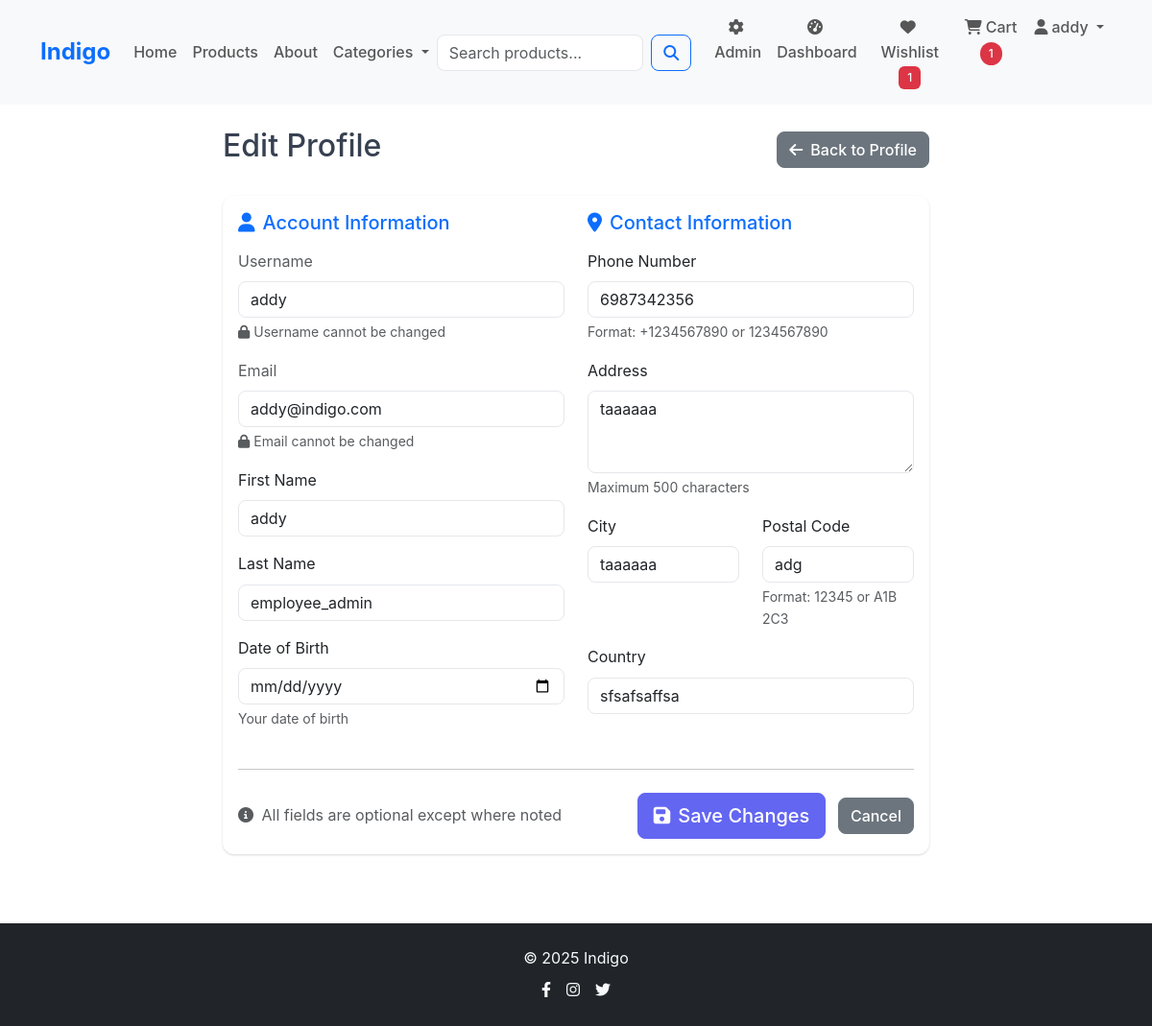
/accounts/edit-profile/ (signed in), run on an earlier commit of the app's database.
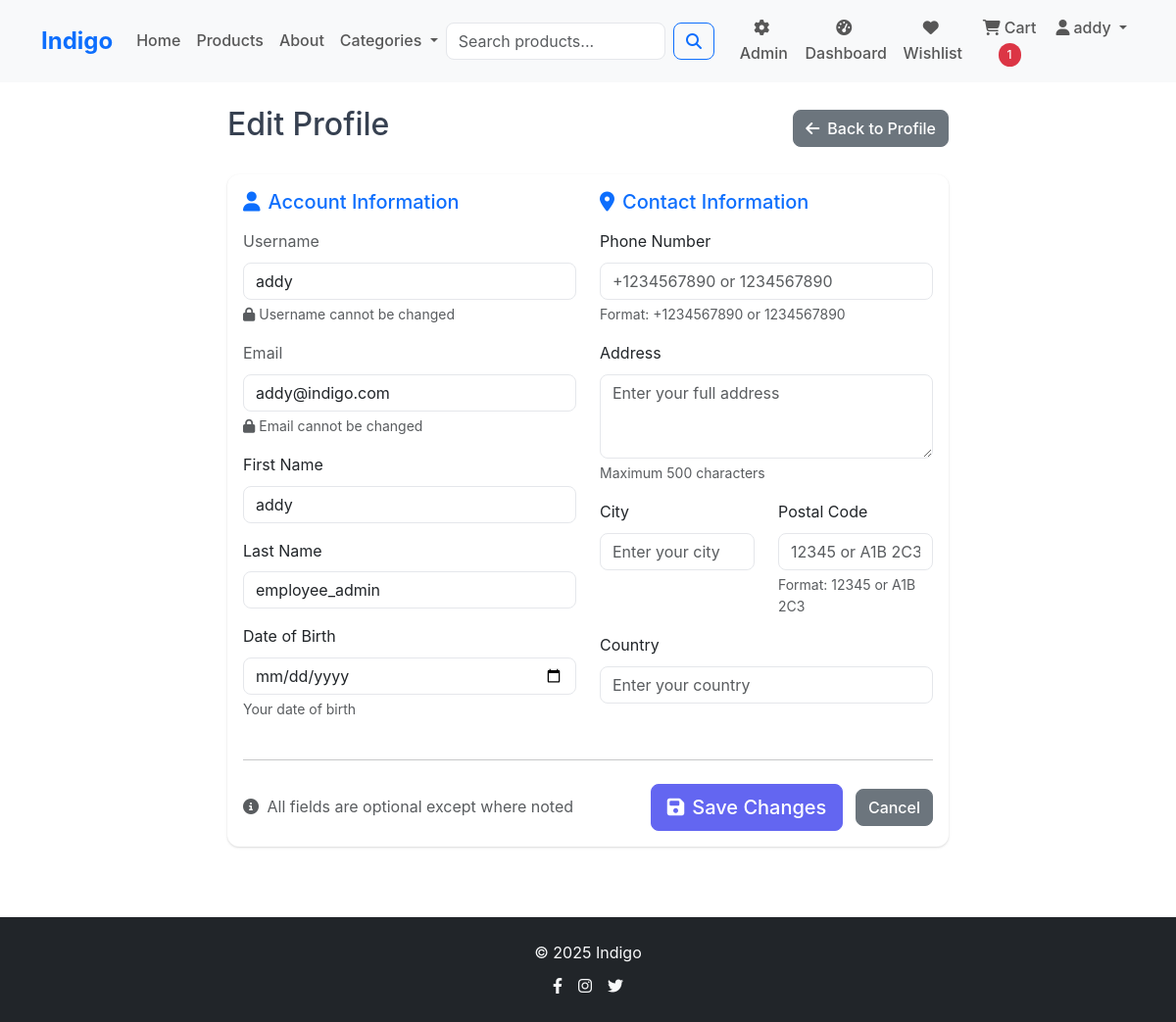
And on a later commit of the database.
### accounts/models.py (models this page shows, shortened)
class Profile(models.Model):
    user = models.OneToOneField(User, on_delete=models.CASCADE)
    phone_number = models.CharField(
        max_length=17,
        blank=True,
        help_text="Format: +1234567890 or 1234567890"
    )
    address = models.TextField(
        blank=True,
        max_length=500,
        help_text="Maximum 500 characters"
    )
    city = models.CharField(
        max_length=100,
        blank=True,
        help_text="City name"
    )
    postal_code = models.CharField(
        max_length=10,
        blank=True,
        help_text="Format: 12345 or A1B 2C3"
    )
    country = models.CharField(
        max_length=100,
        blank=True,
        help_text="Country name"
    )
    date_of_birth = models.DateField(
        null=True,
        blank=True,
        help_text="Your date of birth"
    )

### accounts/views.py (the view)
# urls.py: path('accounts/edit-profile/', views.edit_profile, name='edit_profile'),
@login_required
def edit_profile(request):
    if request.method == 'POST':
        user_form = UserUpdateForm(request.POST, instance=request.user)
        profile_form = ProfileForm(request.POST, instance=request.user.profile)
        if user_form.is_valid() and profile_form.is_valid():
            try:
                user_form.save()
                profile_form.save()
                messages.success(request, 'Your profile has been updated successfully!')
                return redirect('accounts:profile')
            except Exception:
                messages.error(request, 'Unable to update profile. Please try again.')
    else:
        user_form = UserUpdateForm(instance=request.user)
        profile_form = ProfileForm(instance=request.user.profile)
    context = {
        'user_form': user_form,
        'profile_form': profile_form
    }
    return render(request, 'accounts/edit_profile.html', context)

### accounts/forms.py
class UserUpdateForm(forms.ModelForm):
    class Meta:
        model = User
        fields = ['first_name', 'last_name']
        widgets = {
            'first_name': forms.TextInput(attrs={
                'class': 'form-control',
                'placeholder': 'Enter your first name'
            }),
            'last_name': forms.TextInput(attrs={
                'class': 'form-control',
                'placeholder': 'Enter your last name'
            }),
        }

### Indigo/context_processors.py (called while the page is built)
def cart_count(request):
    if request.user.is_authenticated:
        try:
            cart = Cart.objects.get(user=request.user)
            return {'cart_count': cart.total_items}
        except Cart.DoesNotExist:
            return {'cart_count': 0}
    return {'cart_count': 0}

def wishlist_count(request):
    if request.user.is_authenticated:
        try:
            wishlist = Wishlist.objects.get(user=request.user)
            return {'wishlist_count': wishlist.total_items}
        except Wishlist.DoesNotExist:
            return {'wishlist_count': 0}
    return {'wishlist_count': 0}

### cart/models.py (called while the page is built)
    @property
    def total_items(self):
        return sum(item.quantity for item in self.items.all())

### accounts/templates/accounts/edit_profile.html (shortened to what the changed rows need)
{% extends 'base.html' %}
{% load crispy_forms_tags %}
{% block content %}
<div class="container py-4">
    <div class="row">
        <div class="col-lg-8 mx-auto">
            <div class="d-flex justify-content-between align-items-center mb-4">
                <h2>Edit Profile</h2>
            </div>
            <div class="card">
                <div class="card-body">
                    <form method="post">
                        <div class="row">
                            <div class="col-md-6">
                                <div class="mb-3">
                                    <label for="{{ profile_form.date_of_birth.id_for_label }}" class="form-label">
                                        Date of Birth
                                    </label>
                                    {{ profile_form.date_of_birth }}
                                    {% if profile_form.date_of_birth.help_text %}
                                        <div class="form-text">{{ profile_form.date_of_birth.help_text }}</div>
                                    {% endif %}
                                </div>
                            </div>
                            <div class="col-md-6">
                                <div class="mb-3">
                                    <label for="{{ profile_form.phone_number.id_for_label }}" class="form-label">
                                        Phone Number
                                    </label>
                                    {{ profile_form.phone_number }}
                                    {% if profile_form.phone_number.help_text %}
                                        <div class="form-text">{{ profile_form.phone_number.help_text }}</div>
                                    {% endif %}
                                </div>
                                <div class="mb-3">
                                    <label for="{{ profile_form.address.id_for_label }}" class="form-label">
                                        Address
                                    </label>
                                    {{ profile_form.address }}
                                    {% if profile_form.address.help_text %}
                                        <div class="form-text">{{ profile_form.address.help_text }}</div>
                                    {% endif %}
                                </div>
                                <div class="row">
                                    <div class="col-sm-6">
                                        <div class="mb-3">
                                            <label for="{{ profile_form.city.id_for_label }}" class="form-label">
                                                City
                                            </label>
                                            {{ profile_form.city }}
                                        </div>
                                    </div>
                                    <div class="col-sm-6">
                                        <div class="mb-3">
                                            <label for="{{ profile_form.postal_code.id_for_label }}" class="form-label">
                                                Postal Code
                                            </label>
                                            {{ profile_form.postal_code }}
                                            {% if profile_form.postal_code.help_text %}
                                                <div class="form-text">{{ profile_form.postal_code.help_text }}</div>
                                            {% endif %}
                                        </div>
                                    </div>
                                </div>
                                <div class="mb-3">
                                    <label for="{{ profile_form.country.id_for_label }}" class="form-label">
                                        Country
                                    </label>
                                    {{ profile_form.country }}
                                </div>
                            </div>
                        </div>
                    </form>
                </div>
            </div>
        </div>
    </div>
</div>
{% endblock %}

### templates/components/navbar.html (shortened to what this page needs)
{% load static %}
<nav class="navbar navbar-expand-lg navbar-light bg-light sticky-top">
    <div class="container">
        <a class="navbar-brand fw-bold text-primary" href="{% url 'store:home' %}">
            Indigo
        </a>
        <div class="collapse navbar-collapse" id="navbarNav">
            <ul class="navbar-nav me-auto">
                <li class="nav-item">
                    <a class="nav-link" href="{% url 'store:home' %}">Home</a>
                </li>
                <li class="nav-item">
                    <a class="nav-link" href="{% url 'store:product_list' %}">Products</a>
                </li>
                <li class="nav-item">
                    <a class="nav-link" href="{% url 'store:about' %}">About</a>
                </li>
                <li class="nav-item dropdown">
                    <a class="nav-link dropdown-toggle" href="#" role="button" data-bs-toggle="dropdown">
                        Categories
                    </a>
                </li>
            </ul>
            <form class="d-flex me-3 d-none d-lg-flex" method="GET" action="{% url 'store:product_list' %}" id="searchForm">
                <input class="form-control me-2" type="search" name="search" placeholder="Search products..." value="{{ search_query }}" maxlength="100">
                <button class="btn btn-outline-primary" type="submit">
                    <i class="fas fa-search"></i>
                </button>
            </form>
            <ul class="navbar-nav">
                {% if user.is_authenticated %}
                    {% if user.is_staff %}
                        <li class="nav-item">
                            <a class="nav-link" href="{% url 'employee_admin:dashboard' %}">
                                <i class="fas fa-cog me-1"></i>Admin
                            </a>
                        </li>
                    {% endif %}
                    <li class="nav-item">
                        <a class="nav-link" href="{% url 'dashboard:user' %}">
                            <i class="fas fa-tachometer-alt me-1"></i>Dashboard
                        </a>
                    </li>
                    <li class="nav-item">
                        <a class="nav-link" href="{% url 'wishlist:view' %}">
                            <i class="fas fa-heart me-1"></i>Wishlist
                            {% if wishlist_count > 0 %}
                                <span class="badge bg-danger">{{ wishlist_count }}</span>
                            {% endif %}
                        </a>
                    </li>
                    <li class="nav-item">
                        <a class="nav-link" href="{% url 'cart:view' %}">
                            <i class="fas fa-shopping-cart me-1"></i>Cart
                            {% if cart_count > 0 %}
                                <span class="badge bg-danger rounded-pill">{{ cart_count }}</span>
                            {% endif %}
                        </a>
                    </li>
                    <li class="nav-item dropdown">
                        <a class="nav-link dropdown-toggle" href="#" role="button" data-bs-toggle="dropdown">
                            <i class="fas fa-user me-1"></i>{{ user.username|truncatechars:15 }}
                        </a>
                    </li>
                {% endif %}
            </ul>
        </div>
    </div>
</nav>

What changed in the data, as far as the page shows it:
changed Profile: phone_number "6987342356" → (not shown); address "taaaaaa" → (not shown); city "taaaaaa" → (not shown); postal_code "adg" → (not shown); country "sfsafsaffsa" → (not shown)
Also different on the page:
{{ wishlist_count }}: "1" → (not shown)
